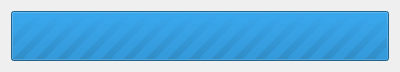
<?xml version="1.0" encoding="UTF-8"?>
<ui version="4.0">
 <class>MeasurementOnDialog</class>
 <widget class="QDialog" name="MeasurementOnDialog">
  <property name="geometry">
   <rect>
    <x>0</x>
    <y>0</y>
    <width>400</width>
    <height>68</height>
   </rect>
  </property>
  <property name="windowTitle">
   <string/>
  </property>
  <layout class="QGridLayout" name="gridLayout_2">
   <item row="0" column="0">
    <widget class="QProgressBar" name="progressBar">
     <property name="minimumSize">
      <size>
       <width>0</width>
       <height>50</height>
      </size>
     </property>
     <property name="maximum">
      <number>0</number>
     </property>
     <property name="value">
      <number>0</number>
     </property>
    </widget>
   </item>
  </layout>
 </widget>
 <resources/>
 <connections/>
</ui>
